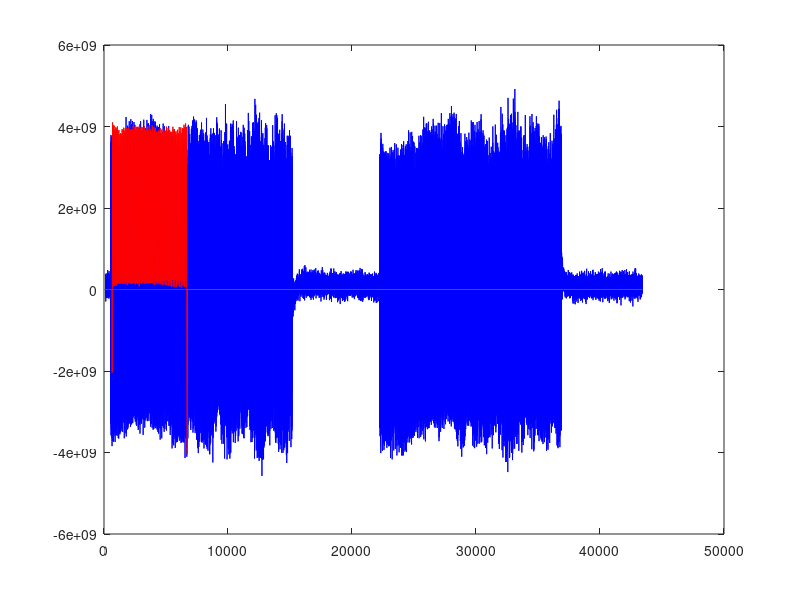

Write MATLAB code to recreate this figure.
clear all, clc;

load BD_IN.mat

%Downsample the signal 
X_DS = floor(x_zp(1:2:end).*2^-1);
PD_FLAG_DS = PD_FLAG(1:2:end);
inpLength = (size(X_DS.',2));

delay_acc_32 = zeros(32+1,1);
received_delay_line_64 = zeros(64+1,1);
received_delay_line_128 = zeros(128+1,1);
r_acc_32 = 0; %Initialize the Accumulator
received_delay_line_96 = zeros(96,1);
   
DETECTED = false;
max_pos = 0;
r_acc_out = zeros(size(X_DS));

% Process the input signal to model a slicing window as in the real time
% processing system

for ii = 1:inpLength
   received_delay_line_64(:,1) = [received_delay_line_64(2:end,1); X_DS(ii)];
   received_delay_line_128(:,1) = [received_delay_line_128(2:end,1); X_DS(ii)];
   r_n = X_DS(ii); % Actual sample
   r_nD = received_delay_line_64(1); % 64-Delayed sample
   r_nD128 = received_delay_line_128(1); % 128-Delayed sample
   r_nD_c = r_nD'; % Delayed complex conjugate sample
   r_nD128_c = r_nD128'; % Delayed complex conjugate sample
   
   r_n_x_r_nD_c = r_n * (r_nD_c+r_nD128_c);
   delay_acc_32(:,1) = [delay_acc_32(2:end,1); real(r_n_x_r_nD_c)];
   r_acc_32 = r_acc_32 - delay_acc_32(1,1) + real(r_n_x_r_nD_c);
  
   % Buffer to track the last maximum prior to the phase inversion
   received_delay_line_96(:,1) = [received_delay_line_96(2:end,1); r_acc_32];

   if PD_FLAG_DS(ii)>0 && DETECTED == false
      if sum(received_delay_line_96(49:96,1)>0) == 0
         [~,max_pos] = max(received_delay_line_96(1:48,1));
         max_pos = ii - 96 + max_pos;
         DETECTED = true;
      end
      r_acc_out(ii) = r_acc_32;%./p_acc;
   else
      r_acc_out(ii) = 0;%./p_acc;
   end
end

END_OF_STF = max_pos + 128 + 32;
CEF_INDEX = END_OF_STF+1:END_OF_STF+128*9;
CEF_ESTIMATE = X_DS(CEF_INDEX).';

CEF_FLAG = zeros(size(X_DS));
CEF_FLAG(CEF_INDEX) = 1;

figure(1), clf;
plot(real(X_DS)./max(real(X_DS))*1.2*max(r_acc_out),'b');
hold on;
plot(r_acc_out,'r');
plot(CEF_FLAG,'m');

